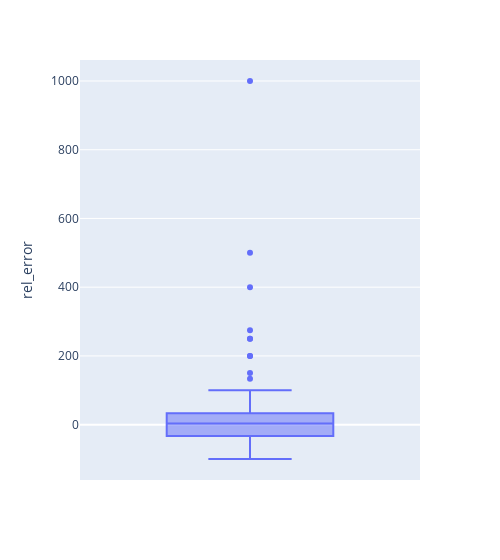

Here is the notebook cell this chart was saved with:
### Code cell
fig = px.box(no_digits_match_year_year, y="rel_error")
fig.update_layout(width=500)
fig.show()

### Figure 1 — Plotly figure (JSON) as saved in the notebook; plotly's stock layout.template omitted (floating-point values rounded to 4 significant figures)
{"data": [{"alignmentgroup": "True", "hovertemplate": "rel_error=%{y}<extra></extra>", "legendgroup": "", "marker": {"color": "#636efa"}, "name": "", "notched": false, "offsetgroup": "", "orientation": "v", "showlegend": false, "type": "box", "x0": " ", "xaxis": "x", "y": [-10.71, -65.22, 500.0, -86.67, -11.11, 100.0, -75.0, -19.05, 33.33, 7.14, -72.46, 14.29, 250.0, -25.0, 250.0, 66.67, 33.33, 28.57, -2.13, -11.11, 11.11, -14.29, 150.0, 33.33, 25.0, 14.29, 12.5, 44.44, -91.89, 33.33, 200.0, 133.3, -0.31, 14.46, -60.24, 31.8, 28.57, -86.36, -33.33, 1000.0, -95.12, 15.79, -90.0, -25.0, 30.0, -63.33, -3.33, -76.92, -12.5, -95.24, -81.82, -24.24, 66.67, 33.33, -100.0, 400.0, -13.33, -4.76, -16.67, 275.0, 200.0, -60.0], "y0": " ", "yaxis": "y"}], "layout": {"boxmode": "group", "legend": {"tracegroupgap": 0}, "margin": {"t": 60}, "width": 500, "xaxis": {"anchor": "y", "domain": [0, 1]}, "yaxis": {"anchor": "x", "domain": [0, 1], "title": {"text": "rel_error"}}}}
